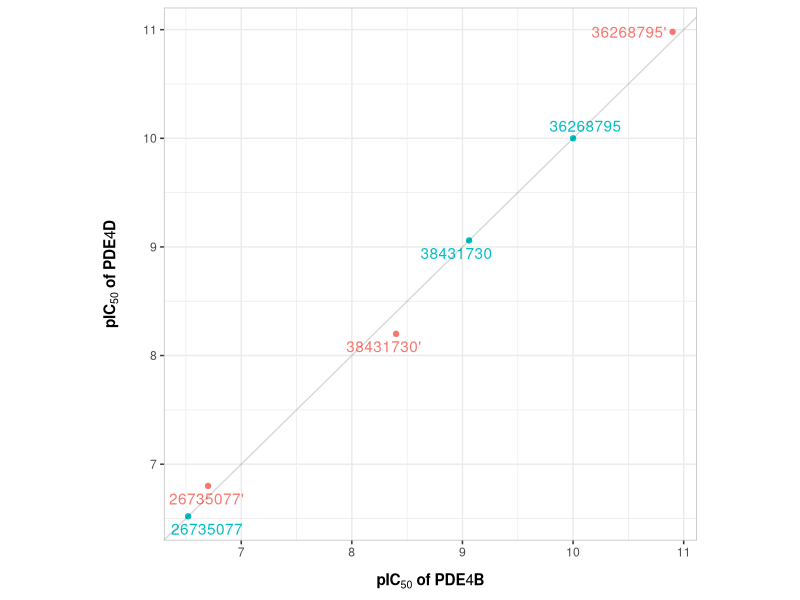

Recreate this plot in R.
library(ggplot2)
library(ggrepel)

data <- read.csv("designed-compound_numbers.csv")
df<- data.frame(data)

Type <- as.factor(df$Type)

ggplot(df, aes(x=df$pIC50_for_PDE4B, y=df$pIC50_for_PDE4D, colour=df$Type)) +
  geom_point()+
  theme_bw() +
  theme(aspect.ratio=1,
        panel.border = element_rect(colour="#BBBBBB"),
        strip.background = element_rect(colour="#BBBBBB"),
        axis.title.x = element_text(face="bold", margin = margin(t=10)),
        axis.title.y = element_text(face="bold", margin = margin(r=15)),
        legend.position="none") +
  geom_text_repel(aes(label=ZINC_ID)) +
  xlab(expression(bold(pIC[50]~of~PDE4B))) + 
  ylab(expression(bold(pIC[50]~of~PDE4D))) +
  geom_abline(alpha=0.15)
  #xlim(6,10) + ylim(6,10)
  
  
  
  
  